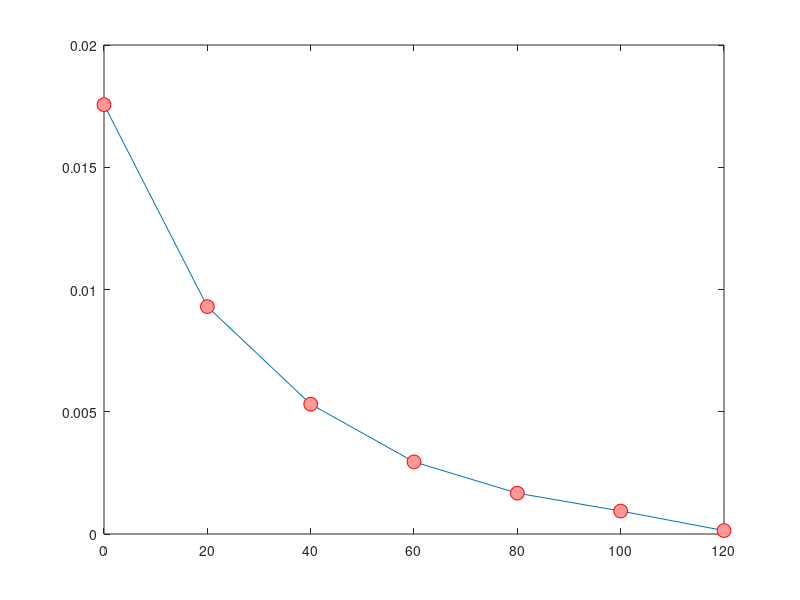

The MATLAB script that drew this image:
t=[0,20,40,60,80,100,120];
c=[0.01756,0.0093,0.00531,0.00295,0.00167,0.00094,0.00014];

n=numel(t);
d=zeros(1,n);
sum=0;
for i=2:n
    h=t(i)-t(i-1);
    M=containers.Map(t,c);
    der=(M(t(i))-M(t(i-1)))/h
    d(i)=der;
    sum=sum+der;
end

avg_der=sum/(n-1)
d;

plot(t, c,'-o','MarkerSize',10,...
    'MarkerEdgeColor','red',...
    'MarkerFaceColor',[1 .6 .6]);